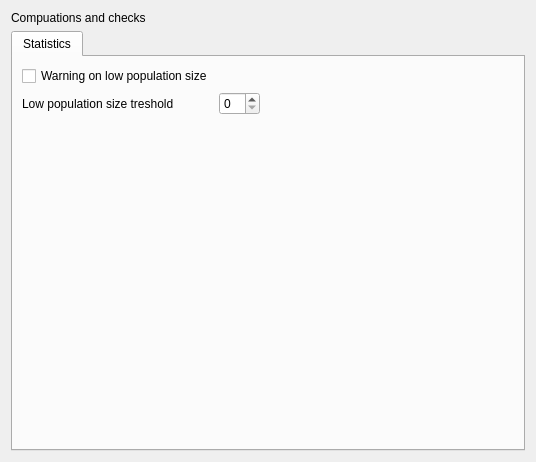
<?xml version="1.0" encoding="UTF-8"?>
<ui version="4.0">
 <class>CComputationsAndChecksSettingsWidget</class>
 <widget class="QWidget" name="CComputationsAndChecksSettingsWidget">
  <property name="geometry">
   <rect>
    <x>0</x>
    <y>0</y>
    <width>536</width>
    <height>462</height>
   </rect>
  </property>
  <property name="windowTitle">
   <string>Form</string>
  </property>
  <layout class="QGridLayout" name="gridLayout">
   <item row="0" column="0">
    <widget class="QLabel" name="labelStatistics">
     <property name="text">
      <string>Compuations and checks</string>
     </property>
    </widget>
   </item>
   <item row="1" column="0">
    <widget class="QTabWidget" name="tabWidgetSystem">
     <property name="currentIndex">
      <number>0</number>
     </property>
     <widget class="QWidget" name="tabSystem">
      <attribute name="title">
       <string>Statistics</string>
      </attribute>
      <layout class="QGridLayout" name="gridLayout_2">
       <item row="3" column="0">
        <spacer name="verticalSpacer">
         <property name="orientation">
          <enum>Qt::Vertical</enum>
         </property>
         <property name="sizeHint" stdset="0">
          <size>
           <width>20</width>
           <height>178</height>
          </size>
         </property>
        </spacer>
       </item>
       <item row="2" column="0">
        <widget class="QLabel" name="labelLowPopulationSizeTreshold">
         <property name="text">
          <string>Low population size treshold</string>
         </property>
        </widget>
       </item>
       <item row="2" column="1">
        <widget class="QSpinBox" name="spinBoxLowPopulationSizeTreshold">
         <property name="maximumSize">
          <size>
           <width>50</width>
           <height>16777215</height>
          </size>
         </property>
        </widget>
       </item>
       <item row="1" column="0">
        <widget class="QCheckBox" name="checkBoxLowPopulationsSizeWarning">
         <property name="text">
          <string>Warning on low population size</string>
         </property>
        </widget>
       </item>
       <item row="2" column="2">
        <spacer name="horizontalSpacer">
         <property name="orientation">
          <enum>Qt::Horizontal</enum>
         </property>
         <property name="sizeHint" stdset="0">
          <size>
           <width>40</width>
           <height>20</height>
          </size>
         </property>
        </spacer>
       </item>
      </layout>
     </widget>
    </widget>
   </item>
  </layout>
 </widget>
 <resources/>
 <connections/>
</ui>
